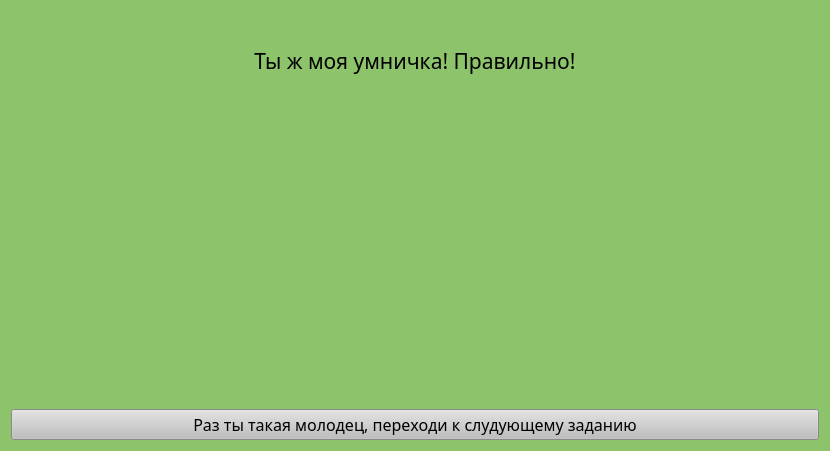
<?xml version="1.0" encoding="UTF-8"?>
<ui version="4.0">
 <class>Form</class>
 <widget class="QWidget" name="Form">
  <property name="geometry">
   <rect>
    <x>0</x>
    <y>0</y>
    <width>830</width>
    <height>451</height>
   </rect>
  </property>
  <property name="windowTitle">
   <string>Form</string>
  </property>
  <property name="styleSheet">
   <string notr="true">background-color: rgb(141, 195, 107);</string>
  </property>
  <layout class="QGridLayout" name="gridLayout">
   <item row="0" column="0">
    <layout class="QVBoxLayout" name="verticalLayout">
     <item>
      <widget class="QLabel" name="label">
       <property name="maximumSize">
        <size>
         <width>16777215</width>
         <height>100</height>
        </size>
       </property>
       <property name="font">
        <font>
         <family>Segoe Print</family>
         <pointsize>16</pointsize>
        </font>
       </property>
       <property name="text">
        <string>Ты ж моя умничка! Правильно!</string>
       </property>
       <property name="alignment">
        <set>Qt::AlignCenter</set>
       </property>
       <property name="wordWrap">
        <bool>true</bool>
       </property>
      </widget>
     </item>
     <item>
      <widget class="QLabel" name="img">
       <property name="minimumSize">
        <size>
         <width>250</width>
         <height>250</height>
        </size>
       </property>
       <property name="text">
        <string/>
       </property>
       <property name="alignment">
        <set>Qt::AlignCenter</set>
       </property>
      </widget>
     </item>
     <item>
      <widget class="QPushButton" name="pushButton">
       <property name="font">
        <font>
         <family>Segoe Print</family>
         <pointsize>12</pointsize>
        </font>
       </property>
       <property name="styleSheet">
        <string notr="true">background-color: rgb(190, 190, 190);</string>
       </property>
       <property name="text">
        <string>Раз ты такая молодец, переходи к слудующему заданию</string>
       </property>
      </widget>
     </item>
    </layout>
   </item>
  </layout>
 </widget>
 <resources/>
 <connections/>
</ui>
